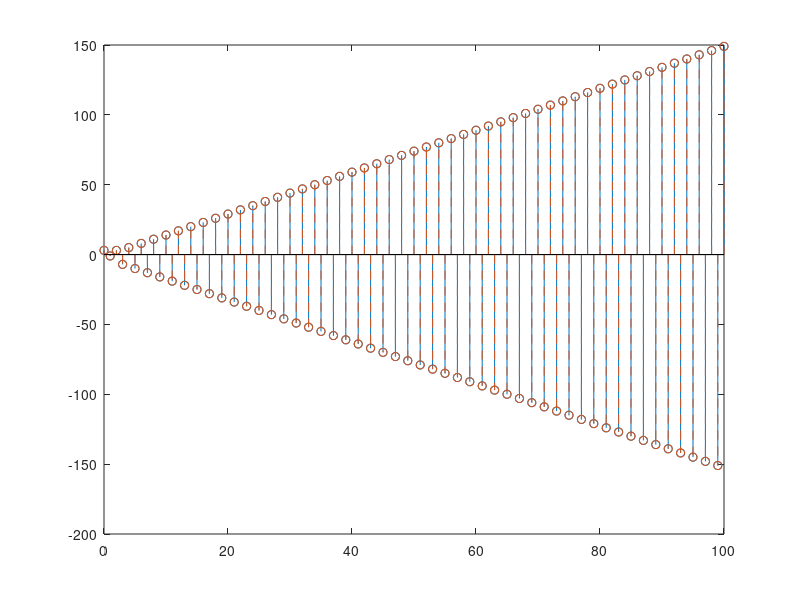

Write the MATLAB code that produced this figure.
% Es 11.b

% Given a LTI system with this transfer function: (see slides)
% Find its partial fract expansion: 
% Save in a vector r the residues
% Save in a vector p the poles
% Save in a vector c the coefficients of the remaining polynomial
% Find h(n) using filter
% Find h(n) as the cascade of filters founded with the partial fract expansion.

close all
clearvars
clc

%% define H(z)

% denominator coefficients (from a_0 to a_D)
A_z = [-1, -1, 1, 1];
% numerator coefficients (from b_0 to b_N)
B_z = [-3, -2, 1, 6, 4, 1];

%% find residues

[r, p, c] = residuez(B_z, A_z);
% NB: c is ordered from c_0 to c_(N-D).
% NB: each residue is associated to one pole.

%% find h(n) using filter.

% h(n) is the IMPULSE response to the system --> x(n) must be a delta.
n = 0:100;
delta = zeros(1, length(n));
delta(1) = 1;
h = filter(B_z, A_z, delta);

%% find h(n) as the sum of elementary filters found with the partial fract exp.

h_partial = zeros(1, length(n));
% fil the first samples of the filter with the coefficients of vector c.
h_partial(1:length(c)) = c;

for r_i = 1:length(r)
    
    if r_i > 1 && (p(r_i) - p(r_i-1))^2 < 1e-6
        % elementary sequence associated to the residue
        h_el = r(r_i) *(n+1).*p(r_i).^n;
        
    else
        % elementary sequence associated to the residue
        h_el = r(r_i) * p(r_i).^n;
    end
    
    % update h_c
    h_partial = h_partial + h_el;
    
end

figure,
stem(n, h);
hold on; 
stem(n, h_partial, '--')









